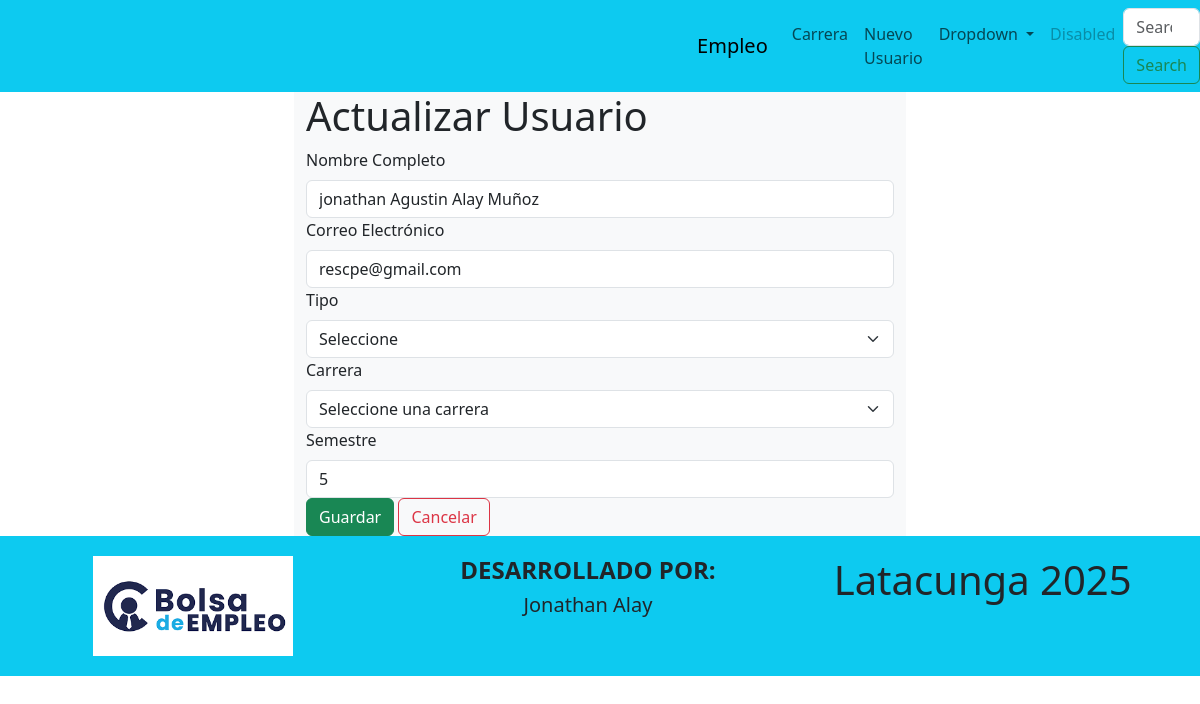
The app's page /editarUsuario/1 with its own data.
### Aplicaciones/Eventos/models.py (models this page shows, shortened)
class Usuario(models.Model):
    nombre_completo = models.CharField(max_length=100)
    correo = models.EmailField(unique=True)
    tipo = models.CharField(max_length=20)  # estudiante, docente, admin
    carrera = models.ForeignKey(Carrera, on_delete=models.SET_NULL, null=True)
    semestre = models.CharField(max_length=10)

### Aplicaciones/Eventos/views.py (the view)
# urls.py: path('editarUsuario/<int:id>', views.editarUsuario, name='editarUsuario'),
def editarUsuario(request, id):
    usuarioEditar = get_object_or_404(Usuario, id=id)
    carreras = Carrera.objects.all()
    return render(request, "editarUsuario.html", {
        'usuarioEditar': usuarioEditar,
        'carreras': carreras
    })

### Aplicaciones/Eventos/templates/editarUsuario.html (shortened to what this page needs)
{% extends './plantilla.html' %}
{% block contenido %}
<div class="row">
    <div class="col-md-3"></div>
    <div class="col-md-6 bg-light">
        <h1>Actualizar Usuario</h1>
        <form action="/procesarEdicionUsuario/{{ usuarioEditar.id }}" enctype="multipart/form-data" method="POST" id="frm-nuevo_usuario">
            <label for="nombre_completo" class="form-label">Nombre Completo</label>
            <input type="text" class="form-control" id="nombre_completo" name="nombre_completo" value="{{ usuarioEditar.nombre_completo }}" required>
            <label for="correo" class="form-label">Correo Electrónico</label>
            <input type="email" class="form-control" id="correo" name="correo" value="{{ usuarioEditar.correo }}" required>
            <label for="tipo" class="form-label">Tipo</label>
            <select class="form-select" id="tipo" name="tipo" required>
                <option value="">Seleccione</option>
            </select>
            <label for="carrera" class="form-label">Carrera</label>
            <select class="form-select" id="carrera" name="carrera" required>
                <option value="">Seleccione una carrera</option>
            </select>
            <label for="semestre" class="form-label">Semestre</label>
            <input type="number" class="form-control" id="semestre" name="semestre" value="{{ usuarioEditar.semestre }}" required>
            <button class="btn btn-success" type="submit">Guardar</button>
            <a class="btn btn-outline-danger" href="/usuario">Cancelar</a>
        </form>
    </div>
    <div class="col-md-3"></div>
{% endblock %}

### records on screen
Usuario: nombre_completo "jonathan Agustin Alay Muñoz", correo "rescpe@gmail.com", semestre "5"
